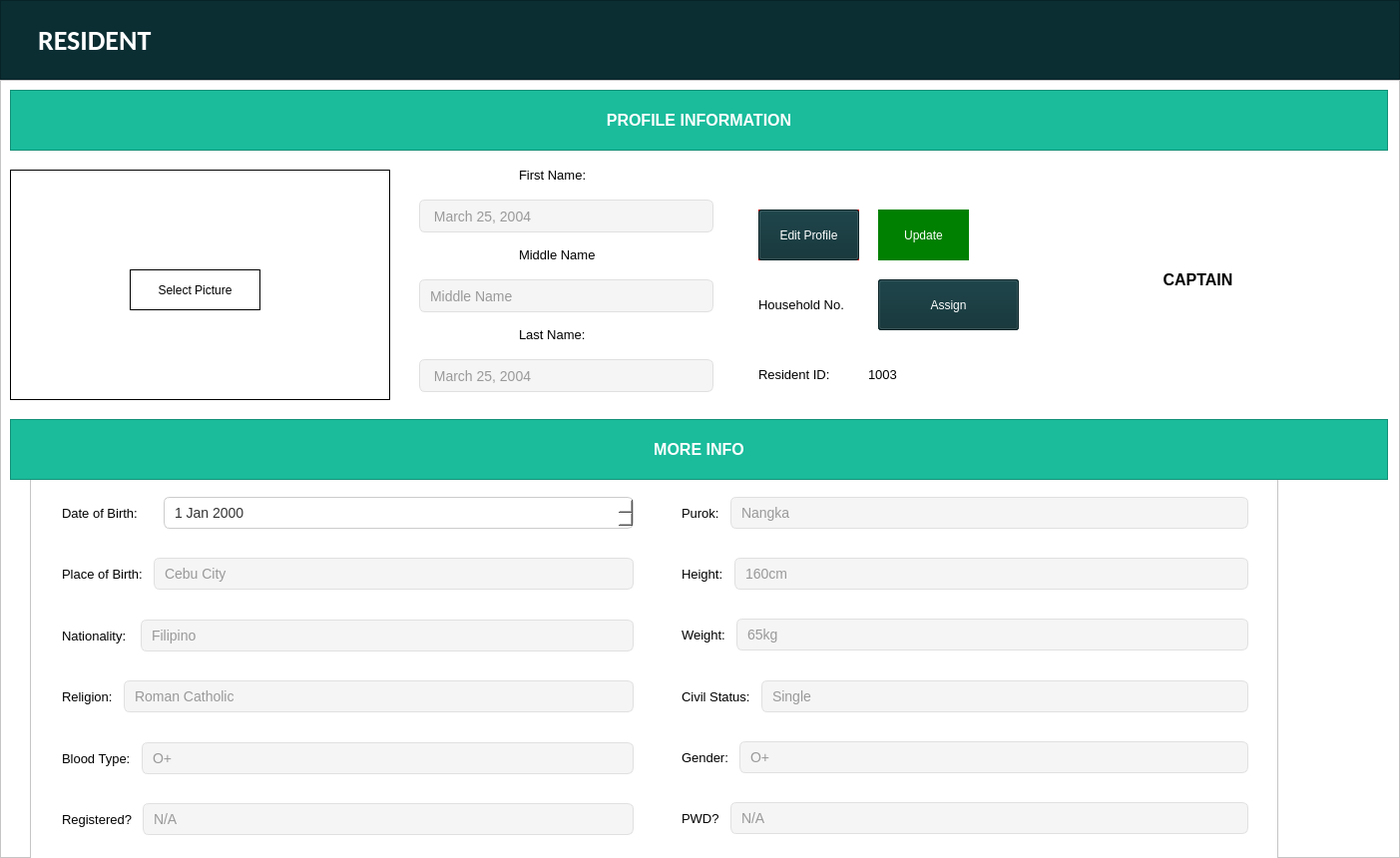
<?xml version="1.0" encoding="UTF-8"?>
<ui version="4.0">
 <class>ProfilingWidget</class>
 <widget class="QWidget" name="ProfilingWidget">
  <property name="geometry">
   <rect>
    <x>0</x>
    <y>0</y>
    <width>1403</width>
    <height>860</height>
   </rect>
  </property>
  <property name="windowTitle">
   <string>Form</string>
  </property>
  <layout class="QVBoxLayout" name="verticalLayout">
   <property name="spacing">
    <number>0</number>
   </property>
   <property name="leftMargin">
    <number>0</number>
   </property>
   <property name="topMargin">
    <number>0</number>
   </property>
   <property name="rightMargin">
    <number>0</number>
   </property>
   <property name="bottomMargin">
    <number>0</number>
   </property>
   <item>
    <widget class="QFrame" name="frame">
     <property name="maximumSize">
      <size>
       <width>16777215</width>
       <height>80</height>
      </size>
     </property>
     <property name="font">
      <font>
       <pointsize>12</pointsize>
      </font>
     </property>
     <property name="styleSheet">
      <string notr="true">background-color: #0B2E33;
</string>
     </property>
     <property name="frameShape">
      <enum>QFrame::StyledPanel</enum>
     </property>
     <property name="frameShadow">
      <enum>QFrame::Raised</enum>
     </property>
     <layout class="QHBoxLayout" name="horizontalLayout_9">
      <property name="leftMargin">
       <number>37</number>
      </property>
      <item>
       <widget class="QLabel" name="label">
        <property name="font">
         <font>
          <family>Calibri</family>
          <pointsize>21</pointsize>
          <weight>75</weight>
          <bold>true</bold>
         </font>
        </property>
        <property name="styleSheet">
         <string notr="true">color: white;</string>
        </property>
        <property name="text">
         <string>RESIDENT</string>
        </property>
       </widget>
      </item>
     </layout>
    </widget>
   </item>
   <item>
    <widget class="QFrame" name="frame_2">
     <property name="font">
      <font>
       <pointsize>12</pointsize>
      </font>
     </property>
     <property name="styleSheet">
      <string notr="true">background-color: white;</string>
     </property>
     <property name="frameShape">
      <enum>QFrame::StyledPanel</enum>
     </property>
     <property name="frameShadow">
      <enum>QFrame::Raised</enum>
     </property>
     <widget class="QFrame" name="frame_4">
      <property name="geometry">
       <rect>
        <x>30</x>
        <y>387</y>
        <width>1251</width>
        <height>401</height>
       </rect>
      </property>
      <property name="styleSheet">
       <string notr="true"/>
      </property>
      <property name="frameShape">
       <enum>QFrame::StyledPanel</enum>
      </property>
      <property name="frameShadow">
       <enum>QFrame::Raised</enum>
      </property>
      <layout class="QHBoxLayout" name="horizontalLayout_3">
       <item>
        <widget class="QWidget" name="widget_8" native="true">
         <property name="styleSheet">
          <string notr="true">border: 1px solid white;</string>
         </property>
         <layout class="QVBoxLayout" name="verticalLayout_4">
          <item>
           <widget class="QWidget" name="widget_10" native="true">
            <layout class="QHBoxLayout" name="horizontalLayout_4">
             <item>
              <widget class="QLabel" name="label_6">
               <property name="maximumSize">
                <size>
                 <width>100</width>
                 <height>16777215</height>
                </size>
               </property>
               <property name="font">
                <font>
                 <pointsize>10</pointsize>
                </font>
               </property>
               <property name="text">
                <string>Date of Birth:</string>
               </property>
              </widget>
             </item>
             <item>
              <widget class="QDateEdit" name="date_dob">
               <property name="enabled">
                <bool>false</bool>
               </property>
               <property name="styleSheet">
                <string notr="true">background-color: #fff;            /* white background */
    border: 1px solid #ccc;            /* light gray border */
    border-radius: 6px;                /* rounded corners */
    padding: 6px 8px;                  /* vertical/horizontal padding */
    font-size: 14px;                   /* sensible text size */
    color: #333;     </string>
               </property>
              </widget>
             </item>
            </layout>
           </widget>
          </item>
          <item>
           <widget class="QWidget" name="widget_11" native="true">
            <layout class="QHBoxLayout" name="horizontalLayout_6">
             <item>
              <widget class="QLabel" name="label_20">
               <property name="font">
                <font>
                 <pointsize>10</pointsize>
                </font>
               </property>
               <property name="text">
                <string>Place of Birth:</string>
               </property>
              </widget>
             </item>
             <item>
              <widget class="QLineEdit" name="line_pob">
               <property name="enabled">
                <bool>false</bool>
               </property>
               <property name="styleSheet">
                <string notr="true">/* Base QLineEdit styling */
QLineEdit {
    background-color: #fff;            /* white background */
    border: 1px solid #ccc;            /* light gray border */
    border-radius: 6px;                /* rounded corners */
    padding: 6px 8px;                  /* vertical/horizontal padding */
    font-size: 14px;                   /* sensible text size */
    color: #333;                       /* dark text */
}

/* Hover state: slightly darker border */
QLineEdit:hover {
    border: 1px solid #82D37B;         /* green accent on hover */
}

/* Focus state: green glow and stronger border */
QLineEdit:focus {
    border: 1px solid #82D37B;         /* green accent */
    outline: none;                     /* remove default focus ring */
    /* outer glow approximation */
    qproperty-frame: false;
}

/* Disabled state: muted look */
QLineEdit:disabled {
    background-color: #f5f5f5;
    border: 1px solid #e0e0e0;
    color: #999;
}

/* Placeholder text styling */
QLineEdit::placeholder {
    color: #999;
    font-style: italic;
}
</string>
               </property>
               <property name="text">
                <string>Cebu City</string>
               </property>
              </widget>
             </item>
            </layout>
           </widget>
          </item>
          <item>
           <widget class="QWidget" name="widget_12" native="true">
            <property name="styleSheet">
             <string notr="true">border: 1px solid white;
</string>
            </property>
            <layout class="QHBoxLayout" name="horizontalLayout_7">
             <item>
              <widget class="QLabel" name="label_21">
               <property name="font">
                <font>
                 <pointsize>10</pointsize>
                </font>
               </property>
               <property name="text">
                <string>Nationality: </string>
               </property>
              </widget>
             </item>
             <item>
              <widget class="QLineEdit" name="line_nationality">
               <property name="enabled">
                <bool>false</bool>
               </property>
               <property name="styleSheet">
                <string notr="true">/* Base QLineEdit styling */
QLineEdit {
    background-color: #fff;            /* white background */
    border: 1px solid #ccc;            /* light gray border */
    border-radius: 6px;                /* rounded corners */
    padding: 6px 8px;                  /* vertical/horizontal padding */
    font-size: 14px;                   /* sensible text size */
    color: #333;                       /* dark text */
}

/* Hover state: slightly darker border */
QLineEdit:hover {
    border: 1px solid #82D37B;         /* green accent on hover */
}

/* Focus state: green glow and stronger border */
QLineEdit:focus {
    border: 1px solid #82D37B;         /* green accent */
    outline: none;                     /* remove default focus ring */
    /* outer glow approximation */
    qproperty-frame: false;
}

/* Disabled state: muted look */
QLineEdit:disabled {
    background-color: #f5f5f5;
    border: 1px solid #e0e0e0;
    color: #999;
}

/* Placeholder text styling */
QLineEdit::placeholder {
    color: #999;
    font-style: italic;
}
</string>
               </property>
               <property name="text">
                <string>Filipino</string>
               </property>
              </widget>
             </item>
            </layout>
           </widget>
          </item>
          <item>
           <widget class="QWidget" name="widget_13" native="true">
            <layout class="QHBoxLayout" name="horizontalLayout_8">
             <item>
              <widget class="QLabel" name="label_22">
               <property name="font">
                <font>
                 <pointsize>10</pointsize>
                </font>
               </property>
               <property name="text">
                <string>Religion:</string>
               </property>
              </widget>
             </item>
             <item>
              <widget class="QLineEdit" name="line_religion">
               <property name="enabled">
                <bool>false</bool>
               </property>
               <property name="styleSheet">
                <string notr="true">/* Base QLineEdit styling */
QLineEdit {
    background-color: #fff;            /* white background */
    border: 1px solid #ccc;            /* light gray border */
    border-radius: 6px;                /* rounded corners */
    padding: 6px 8px;                  /* vertical/horizontal padding */
    font-size: 14px;                   /* sensible text size */
    color: #333;                       /* dark text */
}

/* Hover state: slightly darker border */
QLineEdit:hover {
    border: 1px solid #82D37B;         /* green accent on hover */
}

/* Focus state: green glow and stronger border */
QLineEdit:focus {
    border: 1px solid #82D37B;         /* green accent */
    outline: none;                     /* remove default focus ring */
    /* outer glow approximation */
    qproperty-frame: false;
}

/* Disabled state: muted look */
QLineEdit:disabled {
    background-color: #f5f5f5;
    border: 1px solid #e0e0e0;
    color: #999;
}

/* Placeholder text styling */
QLineEdit::placeholder {
    color: #999;
    font-style: italic;
}
</string>
               </property>
               <property name="text">
                <string>Roman Catholic</string>
               </property>
              </widget>
             </item>
            </layout>
           </widget>
          </item>
          <item>
           <widget class="QWidget" name="widget_14" native="true">
            <layout class="QHBoxLayout" name="horizontalLayout_10">
             <item>
              <widget class="QLabel" name="label_23">
               <property name="font">
                <font>
                 <pointsize>10</pointsize>
                </font>
               </property>
               <property name="text">
                <string>Blood Type:</string>
               </property>
              </widget>
             </item>
             <item>
              <widget class="QLineEdit" name="line_bloodtype">
               <property name="enabled">
                <bool>false</bool>
               </property>
               <property name="styleSheet">
                <string notr="true">/* Base QLineEdit styling */
QLineEdit {
    background-color: #fff;            /* white background */
    border: 1px solid #ccc;            /* light gray border */
    border-radius: 6px;                /* rounded corners */
    padding: 6px 8px;                  /* vertical/horizontal padding */
    font-size: 14px;                   /* sensible text size */
    color: #333;                       /* dark text */
}

/* Hover state: slightly darker border */
QLineEdit:hover {
    border: 1px solid #82D37B;         /* green accent on hover */
}

/* Focus state: green glow and stronger border */
QLineEdit:focus {
    border: 1px solid #82D37B;         /* green accent */
    outline: none;                     /* remove default focus ring */
    /* outer glow approximation */
    qproperty-frame: false;
}

/* Disabled state: muted look */
QLineEdit:disabled {
    background-color: #f5f5f5;
    border: 1px solid #e0e0e0;
    color: #999;
}

/* Placeholder text styling */
QLineEdit::placeholder {
    color: #999;
    font-style: italic;
}
</string>
               </property>
               <property name="text">
                <string>O+</string>
               </property>
              </widget>
             </item>
            </layout>
           </widget>
          </item>
          <item>
           <widget class="QWidget" name="widget_15" native="true">
            <layout class="QHBoxLayout" name="horizontalLayout_11">
             <item>
              <widget class="QLabel" name="label_27">
               <property name="font">
                <font>
                 <pointsize>10</pointsize>
                </font>
               </property>
               <property name="text">
                <string>Registered?</string>
               </property>
              </widget>
             </item>
             <item>
              <widget class="QLineEdit" name="line_registered">
               <property name="enabled">
                <bool>false</bool>
               </property>
               <property name="styleSheet">
                <string notr="true">/* Base QLineEdit styling */
QLineEdit {
    background-color: #fff;            /* white background */
    border: 1px solid #ccc;            /* light gray border */
    border-radius: 6px;                /* rounded corners */
    padding: 6px 8px;                  /* vertical/horizontal padding */
    font-size: 14px;                   /* sensible text size */
    color: #333;                       /* dark text */
}

/* Hover state: slightly darker border */
QLineEdit:hover {
    border: 1px solid #82D37B;         /* green accent on hover */
}

/* Focus state: green glow and stronger border */
QLineEdit:focus {
    border: 1px solid #82D37B;         /* green accent */
    outline: none;                     /* remove default focus ring */
    /* outer glow approximation */
    qproperty-frame: false;
}

/* Disabled state: muted look */
QLineEdit:disabled {
    background-color: #f5f5f5;
    border: 1px solid #e0e0e0;
    color: #999;
}

/* Placeholder text styling */
QLineEdit::placeholder {
    color: #999;
    font-style: italic;
}
</string>
               </property>
               <property name="text">
                <string>N/A</string>
               </property>
              </widget>
             </item>
            </layout>
           </widget>
          </item>
         </layout>
        </widget>
       </item>
       <item>
        <widget class="QFrame" name="frame_9">
         <property name="styleSheet">
          <string notr="true">border: 1px solid white;</string>
         </property>
         <property name="frameShape">
          <enum>QFrame::StyledPanel</enum>
         </property>
         <property name="frameShadow">
          <enum>QFrame::Raised</enum>
         </property>
         <layout class="QVBoxLayout" name="verticalLayout_5">
          <item>
           <widget class="QFrame" name="frame_18">
            <property name="frameShape">
             <enum>QFrame::StyledPanel</enum>
            </property>
            <property name="frameShadow">
             <enum>QFrame::Raised</enum>
            </property>
            <layout class="QHBoxLayout" name="horizontalLayout_5">
             <item>
              <widget class="QLabel" name="label_7">
               <property name="font">
                <font>
                 <pointsize>10</pointsize>
                </font>
               </property>
               <property name="text">
                <string>Purok:</string>
               </property>
              </widget>
             </item>
             <item>
              <widget class="QLineEdit" name="line_purok">
               <property name="enabled">
                <bool>false</bool>
               </property>
               <property name="styleSheet">
                <string notr="true">/* Base QLineEdit styling */
QLineEdit {
    background-color: #fff;            /* white background */
    border: 1px solid #ccc;            /* light gray border */
    border-radius: 6px;                /* rounded corners */
    padding: 6px 8px;                  /* vertical/horizontal padding */
    font-size: 14px;                   /* sensible text size */
    color: #333;                       /* dark text */
}

/* Hover state: slightly darker border */
QLineEdit:hover {
    border: 1px solid #82D37B;         /* green accent on hover */
}

/* Focus state: green glow and stronger border */
QLineEdit:focus {
    border: 1px solid #82D37B;         /* green accent */
    outline: none;                     /* remove default focus ring */
    /* outer glow approximation */
    qproperty-frame: false;
}

/* Disabled state: muted look */
QLineEdit:disabled {
    background-color: #f5f5f5;
    border: 1px solid #e0e0e0;
    color: #999;
}

/* Placeholder text styling */
QLineEdit::placeholder {
    color: #999;
    font-style: italic;
}
</string>
               </property>
               <property name="text">
                <string>Nangka</string>
               </property>
              </widget>
             </item>
            </layout>
           </widget>
          </item>
          <item>
           <widget class="QFrame" name="frame_20">
            <property name="frameShape">
             <enum>QFrame::StyledPanel</enum>
            </property>
            <property name="frameShadow">
             <enum>QFrame::Raised</enum>
            </property>
            <layout class="QHBoxLayout" name="horizontalLayout_12">
             <item>
              <widget class="QLabel" name="label_31">
               <property name="font">
                <font>
                 <pointsize>10</pointsize>
                </font>
               </property>
               <property name="text">
                <string>Height:</string>
               </property>
              </widget>
             </item>
             <item>
              <widget class="QLineEdit" name="line_height">
               <property name="enabled">
                <bool>false</bool>
               </property>
               <property name="styleSheet">
                <string notr="true">/* Base QLineEdit styling */
QLineEdit {
    background-color: #fff;            /* white background */
    border: 1px solid #ccc;            /* light gray border */
    border-radius: 6px;                /* rounded corners */
    padding: 6px 8px;                  /* vertical/horizontal padding */
    font-size: 14px;                   /* sensible text size */
    color: #333;                       /* dark text */
}

/* Hover state: slightly darker border */
QLineEdit:hover {
    border: 1px solid #82D37B;         /* green accent on hover */
}

/* Focus state: green glow and stronger border */
QLineEdit:focus {
    border: 1px solid #82D37B;         /* green accent */
    outline: none;                     /* remove default focus ring */
    /* outer glow approximation */
    qproperty-frame: false;
}

/* Disabled state: muted look */
QLineEdit:disabled {
    background-color: #f5f5f5;
    border: 1px solid #e0e0e0;
    color: #999;
}

/* Placeholder text styling */
QLineEdit::placeholder {
    color: #999;
    font-style: italic;
}
</string>
               </property>
               <property name="text">
                <string>160cm</string>
               </property>
              </widget>
             </item>
            </layout>
           </widget>
          </item>
          <item>
           <widget class="QFrame" name="frame_17">
            <property name="frameShape">
             <enum>QFrame::StyledPanel</enum>
            </property>
            <property name="frameShadow">
             <enum>QFrame::Raised</enum>
            </property>
            <layout class="QHBoxLayout" name="horizontalLayout_13">
             <item>
              <widget class="QLabel" name="label_29">
               <property name="font">
                <font>
                 <pointsize>10</pointsize>
                </font>
               </property>
               <property name="text">
                <string>Weight:</string>
               </property>
              </widget>
             </item>
             <item>
              <widget class="QLineEdit" name="line_weight">
               <property name="enabled">
                <bool>false</bool>
               </property>
               <property name="styleSheet">
                <string notr="true">/* Base QLineEdit styling */
QLineEdit {
    background-color: #fff;            /* white background */
    border: 1px solid #ccc;            /* light gray border */
    border-radius: 6px;                /* rounded corners */
    padding: 6px 8px;                  /* vertical/horizontal padding */
    font-size: 14px;                   /* sensible text size */
    color: #333;                       /* dark text */
}

/* Hover state: slightly darker border */
QLineEdit:hover {
    border: 1px solid #82D37B;         /* green accent on hover */
}

/* Focus state: green glow and stronger border */
QLineEdit:focus {
    border: 1px solid #82D37B;         /* green accent */
    outline: none;                     /* remove default focus ring */
    /* outer glow approximation */
    qproperty-frame: false;
}

/* Disabled state: muted look */
QLineEdit:disabled {
    background-color: #f5f5f5;
    border: 1px solid #e0e0e0;
    color: #999;
}

/* Placeholder text styling */
QLineEdit::placeholder {
    color: #999;
    font-style: italic;
}
</string>
               </property>
               <property name="text">
                <string>65kg</string>
               </property>
              </widget>
             </item>
            </layout>
           </widget>
          </item>
          <item>
           <widget class="QFrame" name="frame_16">
            <property name="frameShape">
             <enum>QFrame::StyledPanel</enum>
            </property>
            <property name="frameShadow">
             <enum>QFrame::Raised</enum>
            </property>
            <layout class="QHBoxLayout" name="horizontalLayout_14">
             <item>
              <widget class="QLabel" name="label_28">
               <property name="font">
                <font>
                 <pointsize>10</pointsize>
                </font>
               </property>
               <property name="text">
                <string>Civil Status:</string>
               </property>
              </widget>
             </item>
             <item>
              <widget class="QLineEdit" name="line_civilstatus">
               <property name="enabled">
                <bool>false</bool>
               </property>
               <property name="styleSheet">
                <string notr="true">/* Base QLineEdit styling */
QLineEdit {
    background-color: #fff;            /* white background */
    border: 1px solid #ccc;            /* light gray border */
    border-radius: 6px;                /* rounded corners */
    padding: 6px 8px;                  /* vertical/horizontal padding */
    font-size: 14px;                   /* sensible text size */
    color: #333;                       /* dark text */
}

/* Hover state: slightly darker border */
QLineEdit:hover {
    border: 1px solid #82D37B;         /* green accent on hover */
}

/* Focus state: green glow and stronger border */
QLineEdit:focus {
    border: 1px solid #82D37B;         /* green accent */
    outline: none;                     /* remove default focus ring */
    /* outer glow approximation */
    qproperty-frame: false;
}

/* Disabled state: muted look */
QLineEdit:disabled {
    background-color: #f5f5f5;
    border: 1px solid #e0e0e0;
    color: #999;
}

/* Placeholder text styling */
QLineEdit::placeholder {
    color: #999;
    font-style: italic;
}
</string>
               </property>
               <property name="text">
                <string>Single</string>
               </property>
              </widget>
             </item>
            </layout>
           </widget>
          </item>
          <item>
           <widget class="QFrame" name="frame_21">
            <property name="frameShape">
             <enum>QFrame::StyledPanel</enum>
            </property>
            <property name="frameShadow">
             <enum>QFrame::Raised</enum>
            </property>
            <layout class="QHBoxLayout" name="horizontalLayout_15">
             <item>
              <widget class="QLabel" name="label_32">
               <property name="font">
                <font>
                 <pointsize>10</pointsize>
                </font>
               </property>
               <property name="text">
                <string>Gender:</string>
               </property>
              </widget>
             </item>
             <item>
              <widget class="QLineEdit" name="line_gender">
               <property name="enabled">
                <bool>false</bool>
               </property>
               <property name="styleSheet">
                <string notr="true">/* Base QLineEdit styling */
QLineEdit {
    background-color: #fff;            /* white background */
    border: 1px solid #ccc;            /* light gray border */
    border-radius: 6px;                /* rounded corners */
    padding: 6px 8px;                  /* vertical/horizontal padding */
    font-size: 14px;                   /* sensible text size */
    color: #333;                       /* dark text */
}

/* Hover state: slightly darker border */
QLineEdit:hover {
    border: 1px solid #82D37B;         /* green accent on hover */
}

/* Focus state: green glow and stronger border */
QLineEdit:focus {
    border: 1px solid #82D37B;         /* green accent */
    outline: none;                     /* remove default focus ring */
    /* outer glow approximation */
    qproperty-frame: false;
}

/* Disabled state: muted look */
QLineEdit:disabled {
    background-color: #f5f5f5;
    border: 1px solid #e0e0e0;
    color: #999;
}

/* Placeholder text styling */
QLineEdit::placeholder {
    color: #999;
    font-style: italic;
}
</string>
               </property>
               <property name="text">
                <string>O+</string>
               </property>
              </widget>
             </item>
            </layout>
           </widget>
          </item>
          <item>
           <widget class="QFrame" name="frame_19">
            <property name="frameShape">
             <enum>QFrame::StyledPanel</enum>
            </property>
            <property name="frameShadow">
             <enum>QFrame::Raised</enum>
            </property>
            <layout class="QHBoxLayout" name="horizontalLayout_16">
             <item>
              <widget class="QLabel" name="label_30">
               <property name="font">
                <font>
                 <pointsize>10</pointsize>
                </font>
               </property>
               <property name="text">
                <string>PWD?</string>
               </property>
              </widget>
             </item>
             <item>
              <widget class="QLineEdit" name="line_pwd">
               <property name="enabled">
                <bool>false</bool>
               </property>
               <property name="styleSheet">
                <string notr="true">/* Base QLineEdit styling */
QLineEdit {
    background-color: #fff;            /* white background */
    border: 1px solid #ccc;            /* light gray border */
    border-radius: 6px;                /* rounded corners */
    padding: 6px 8px;                  /* vertical/horizontal padding */
    font-size: 14px;                   /* sensible text size */
    color: #333;                       /* dark text */
}

/* Hover state: slightly darker border */
QLineEdit:hover {
    border: 1px solid #82D37B;         /* green accent on hover */
}

/* Focus state: green glow and stronger border */
QLineEdit:focus {
    border: 1px solid #82D37B;         /* green accent */
    outline: none;                     /* remove default focus ring */
    /* outer glow approximation */
    qproperty-frame: false;
}

/* Disabled state: muted look */
QLineEdit:disabled {
    background-color: #f5f5f5;
    border: 1px solid #e0e0e0;
    color: #999;
}

/* Placeholder text styling */
QLineEdit::placeholder {
    color: #999;
    font-style: italic;
}
</string>
               </property>
               <property name="text">
                <string>N/A</string>
               </property>
              </widget>
             </item>
            </layout>
           </widget>
          </item>
         </layout>
        </widget>
       </item>
      </layout>
     </widget>
     <widget class="QFrame" name="frame_5">
      <property name="geometry">
       <rect>
        <x>10</x>
        <y>10</y>
        <width>1381</width>
        <height>61</height>
       </rect>
      </property>
      <property name="styleSheet">
       <string notr="true">background-color: #1ABC9C	;</string>
      </property>
      <property name="frameShape">
       <enum>QFrame::StyledPanel</enum>
      </property>
      <property name="frameShadow">
       <enum>QFrame::Raised</enum>
      </property>
      <layout class="QVBoxLayout" name="verticalLayout_8">
       <item>
        <widget class="QLabel" name="label_5">
         <property name="font">
          <font>
           <pointsize>12</pointsize>
           <weight>75</weight>
           <bold>true</bold>
          </font>
         </property>
         <property name="styleSheet">
          <string notr="true">border:none; color: white;</string>
         </property>
         <property name="text">
          <string>PROFILE INFORMATION</string>
         </property>
         <property name="alignment">
          <set>Qt::AlignCenter</set>
         </property>
        </widget>
       </item>
      </layout>
     </widget>
     <widget class="QWidget" name="widget_5" native="true">
      <property name="geometry">
       <rect>
        <x>10</x>
        <y>90</y>
        <width>381</width>
        <height>231</height>
       </rect>
      </property>
      <property name="styleSheet">
       <string notr="true">border: 1px solid black;</string>
      </property>
      <widget class="QLabel" name="pic_label">
       <property name="geometry">
        <rect>
         <x>10</x>
         <y>10</y>
         <width>361</width>
         <height>211</height>
        </rect>
       </property>
       <property name="maximumSize">
        <size>
         <width>423</width>
         <height>223</height>
        </size>
       </property>
       <property name="styleSheet">
        <string notr="true">border: none;</string>
       </property>
       <property name="text">
        <string>NO PICTURE</string>
       </property>
       <property name="alignment">
        <set>Qt::AlignCenter</set>
       </property>
      </widget>
      <widget class="QPushButton" name="pic_button">
       <property name="geometry">
        <rect>
         <x>120</x>
         <y>100</y>
         <width>131</width>
         <height>41</height>
        </rect>
       </property>
       <property name="maximumSize">
        <size>
         <width>150</width>
         <height>70</height>
        </size>
       </property>
       <property name="text">
        <string>Select Picture</string>
       </property>
      </widget>
     </widget>
     <widget class="QLineEdit" name="line_firstname">
      <property name="enabled">
       <bool>false</bool>
      </property>
      <property name="geometry">
       <rect>
        <x>420</x>
        <y>120</y>
        <width>295</width>
        <height>33</height>
       </rect>
      </property>
      <property name="styleSheet">
       <string notr="true">/* Base QLineEdit styling */
QLineEdit {
    background-color: #fff;            /* white background */
    border: 1px solid #ccc;            /* light gray border */
    border-radius: 6px;                /* rounded corners */
    padding: 6px 8px;                  /* vertical/horizontal padding */
    font-size: 14px;                   /* sensible text size */
    color: #333;                       /* dark text */
}

/* Hover state: slightly darker border */
QLineEdit:hover {
    border: 1px solid #82D37B;         /* green accent on hover */
}

/* Focus state: green glow and stronger border */
QLineEdit:focus {
    border: 1px solid #82D37B;         /* green accent */
    outline: none;                     /* remove default focus ring */
    /* outer glow approximation */
    qproperty-frame: false;
}

/* Disabled state: muted look */
QLineEdit:disabled {
    background-color: #f5f5f5;
    border: 1px solid #e0e0e0;
    color: #999;
}

/* Placeholder text styling */
QLineEdit::placeholder {
    color: #999;
    font-style: italic;
}
</string>
      </property>
      <property name="text">
       <string> March 25, 2004</string>
      </property>
     </widget>
     <widget class="QLabel" name="label_9">
      <property name="geometry">
       <rect>
        <x>520</x>
        <y>80</y>
        <width>81</width>
        <height>31</height>
       </rect>
      </property>
      <property name="font">
       <font>
        <pointsize>10</pointsize>
       </font>
      </property>
      <property name="styleSheet">
       <string notr="true">border: none;</string>
      </property>
      <property name="text">
       <string>First Name:</string>
      </property>
     </widget>
     <widget class="QLineEdit" name="line_middlename">
      <property name="enabled">
       <bool>false</bool>
      </property>
      <property name="geometry">
       <rect>
        <x>420</x>
        <y>200</y>
        <width>295</width>
        <height>33</height>
       </rect>
      </property>
      <property name="styleSheet">
       <string notr="true">/* Base QLineEdit styling */
QLineEdit {
    background-color: #fff;            /* white background */
    border: 1px solid #ccc;            /* light gray border */
    border-radius: 6px;                /* rounded corners */
    padding: 6px 8px;                  /* vertical/horizontal padding */
    font-size: 14px;                   /* sensible text size */
    color: #333;                       /* dark text */
}

/* Hover state: slightly darker border */
QLineEdit:hover {
    border: 1px solid #82D37B;         /* green accent on hover */
}

/* Focus state: green glow and stronger border */
QLineEdit:focus {
    border: 1px solid #82D37B;         /* green accent */
    outline: none;                     /* remove default focus ring */
    /* outer glow approximation */
    qproperty-frame: false;
}

/* Disabled state: muted look */
QLineEdit:disabled {
    background-color: #f5f5f5;
    border: 1px solid #e0e0e0;
    color: #999;
}

/* Placeholder text styling */
QLineEdit::placeholder {
    color: #999;
    font-style: italic;
}
</string>
      </property>
      <property name="text">
       <string>Middle Name</string>
      </property>
     </widget>
     <widget class="QLabel" name="label_10">
      <property name="geometry">
       <rect>
        <x>520</x>
        <y>160</y>
        <width>111</width>
        <height>31</height>
       </rect>
      </property>
      <property name="font">
       <font>
        <pointsize>10</pointsize>
       </font>
      </property>
      <property name="styleSheet">
       <string notr="true">border: none;</string>
      </property>
      <property name="text">
       <string>Middle Name</string>
      </property>
     </widget>
     <widget class="QLineEdit" name="line_lastname">
      <property name="enabled">
       <bool>false</bool>
      </property>
      <property name="geometry">
       <rect>
        <x>420</x>
        <y>280</y>
        <width>295</width>
        <height>33</height>
       </rect>
      </property>
      <property name="styleSheet">
       <string notr="true">/* Base QLineEdit styling */
QLineEdit {
    background-color: #fff;            /* white background */
    border: 1px solid #ccc;            /* light gray border */
    border-radius: 6px;                /* rounded corners */
    padding: 6px 8px;                  /* vertical/horizontal padding */
    font-size: 14px;                   /* sensible text size */
    color: #333;                       /* dark text */
}

/* Hover state: slightly darker border */
QLineEdit:hover {
    border: 1px solid #82D37B;         /* green accent on hover */
}

/* Focus state: green glow and stronger border */
QLineEdit:focus {
    border: 1px solid #82D37B;         /* green accent */
    outline: none;                     /* remove default focus ring */
    /* outer glow approximation */
    qproperty-frame: false;
}

/* Disabled state: muted look */
QLineEdit:disabled {
    background-color: #f5f5f5;
    border: 1px solid #e0e0e0;
    color: #999;
}

/* Placeholder text styling */
QLineEdit::placeholder {
    color: #999;
    font-style: italic;
}
</string>
      </property>
      <property name="text">
       <string> March 25, 2004</string>
      </property>
     </widget>
     <widget class="QLabel" name="label_11">
      <property name="geometry">
       <rect>
        <x>520</x>
        <y>240</y>
        <width>81</width>
        <height>31</height>
       </rect>
      </property>
      <property name="font">
       <font>
        <pointsize>10</pointsize>
       </font>
      </property>
      <property name="styleSheet">
       <string notr="true">border: none;</string>
      </property>
      <property name="text">
       <string>Last Name:</string>
      </property>
     </widget>
     <widget class="QPushButton" name="update_button">
      <property name="enabled">
       <bool>true</bool>
      </property>
      <property name="geometry">
       <rect>
        <x>880</x>
        <y>130</y>
        <width>91</width>
        <height>51</height>
       </rect>
      </property>
      <property name="maximumSize">
       <size>
        <width>150</width>
        <height>70</height>
       </size>
      </property>
      <property name="styleSheet">
       <string notr="true">background-color: green;
border:none;

color: white;</string>
      </property>
      <property name="text">
       <string>Update</string>
      </property>
     </widget>
     <widget class="QPushButton" name="cancel_button">
      <property name="enabled">
       <bool>true</bool>
      </property>
      <property name="geometry">
       <rect>
        <x>760</x>
        <y>130</y>
        <width>101</width>
        <height>51</height>
       </rect>
      </property>
      <property name="maximumSize">
       <size>
        <width>150</width>
        <height>70</height>
       </size>
      </property>
      <property name="styleSheet">
       <string notr="true">background-color: red;
border:none;
</string>
      </property>
      <property name="text">
       <string>Cancel</string>
      </property>
     </widget>
     <widget class="QPushButton" name="edit_button">
      <property name="geometry">
       <rect>
        <x>760</x>
        <y>130</y>
        <width>101</width>
        <height>51</height>
       </rect>
      </property>
      <property name="maximumSize">
       <size>
        <width>150</width>
        <height>70</height>
       </size>
      </property>
      <property name="styleSheet">
       <string notr="true">background-color: #0B2E33;
color: white;</string>
      </property>
      <property name="text">
       <string>Edit Profile</string>
      </property>
     </widget>
     <widget class="QFrame" name="frame_6">
      <property name="geometry">
       <rect>
        <x>10</x>
        <y>340</y>
        <width>1381</width>
        <height>61</height>
       </rect>
      </property>
      <property name="styleSheet">
       <string notr="true">background-color: #1ABC9C	;</string>
      </property>
      <property name="frameShape">
       <enum>QFrame::StyledPanel</enum>
      </property>
      <property name="frameShadow">
       <enum>QFrame::Raised</enum>
      </property>
      <layout class="QVBoxLayout" name="verticalLayout_9">
       <item>
        <widget class="QLabel" name="label_12">
         <property name="font">
          <font>
           <pointsize>12</pointsize>
           <weight>75</weight>
           <bold>true</bold>
          </font>
         </property>
         <property name="styleSheet">
          <string notr="true">border:none; color: white;</string>
         </property>
         <property name="text">
          <string>MORE INFO</string>
         </property>
         <property name="alignment">
          <set>Qt::AlignCenter</set>
         </property>
        </widget>
       </item>
      </layout>
     </widget>
     <widget class="QLabel" name="label_13">
      <property name="geometry">
       <rect>
        <x>760</x>
        <y>210</y>
        <width>111</width>
        <height>31</height>
       </rect>
      </property>
      <property name="font">
       <font>
        <pointsize>10</pointsize>
       </font>
      </property>
      <property name="styleSheet">
       <string notr="true">border: none;</string>
      </property>
      <property name="text">
       <string>Household No.</string>
      </property>
     </widget>
     <widget class="QPushButton" name="householdassign_btn">
      <property name="geometry">
       <rect>
        <x>880</x>
        <y>200</y>
        <width>141</width>
        <height>51</height>
       </rect>
      </property>
      <property name="maximumSize">
       <size>
        <width>150</width>
        <height>70</height>
       </size>
      </property>
      <property name="styleSheet">
       <string notr="true">background-color: #0B2E33;
color: white;</string>
      </property>
      <property name="text">
       <string>Assign</string>
      </property>
     </widget>
     <widget class="QLabel" name="label_14">
      <property name="geometry">
       <rect>
        <x>760</x>
        <y>280</y>
        <width>111</width>
        <height>31</height>
       </rect>
      </property>
      <property name="font">
       <font>
        <pointsize>10</pointsize>
       </font>
      </property>
      <property name="styleSheet">
       <string notr="true">border: none;</string>
      </property>
      <property name="text">
       <string>Resident ID:</string>
      </property>
     </widget>
     <widget class="QLabel" name="label_resid">
      <property name="geometry">
       <rect>
        <x>870</x>
        <y>280</y>
        <width>111</width>
        <height>31</height>
       </rect>
      </property>
      <property name="font">
       <font>
        <pointsize>10</pointsize>
       </font>
      </property>
      <property name="styleSheet">
       <string notr="true">border: none;</string>
      </property>
      <property name="text">
       <string>1003</string>
      </property>
     </widget>
     <widget class="QLabel" name="label_8">
      <property name="geometry">
       <rect>
        <x>1080</x>
        <y>180</y>
        <width>241</width>
        <height>41</height>
       </rect>
      </property>
      <property name="font">
       <font>
        <pointsize>12</pointsize>
        <weight>75</weight>
        <bold>true</bold>
       </font>
      </property>
      <property name="styleSheet">
       <string notr="true"/>
      </property>
      <property name="text">
       <string>CAPTAIN</string>
      </property>
      <property name="alignment">
       <set>Qt::AlignCenter</set>
      </property>
     </widget>
     <widget class="QPushButton" name="householdview_btn">
      <property name="geometry">
       <rect>
        <x>880</x>
        <y>200</y>
        <width>141</width>
        <height>51</height>
       </rect>
      </property>
      <property name="maximumSize">
       <size>
        <width>150</width>
        <height>70</height>
       </size>
      </property>
      <property name="styleSheet">
       <string notr="true">background-color: #0B2E33;
color: white;</string>
      </property>
      <property name="text">
       <string>Assign</string>
      </property>
     </widget>
    </widget>
   </item>
  </layout>
 </widget>
 <resources>
  <include location="Cabs.qrc"/>
 </resources>
 <connections/>
</ui>
